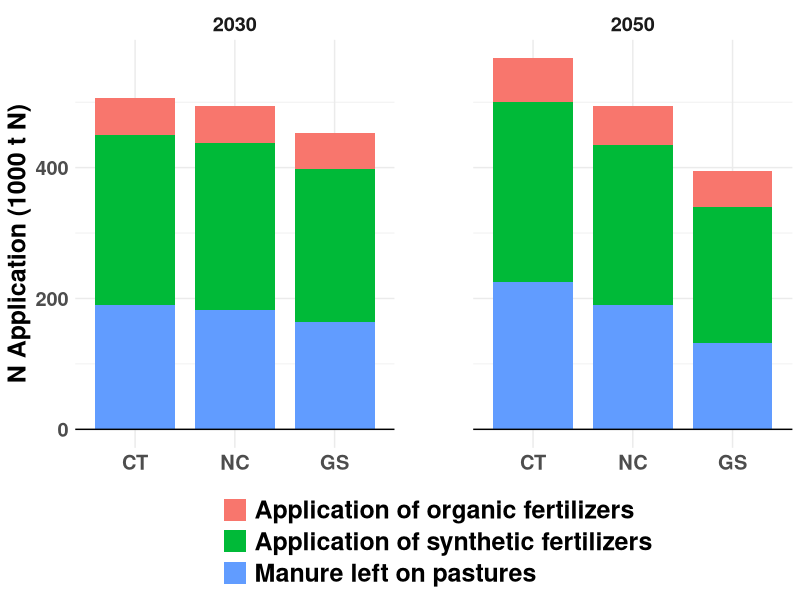
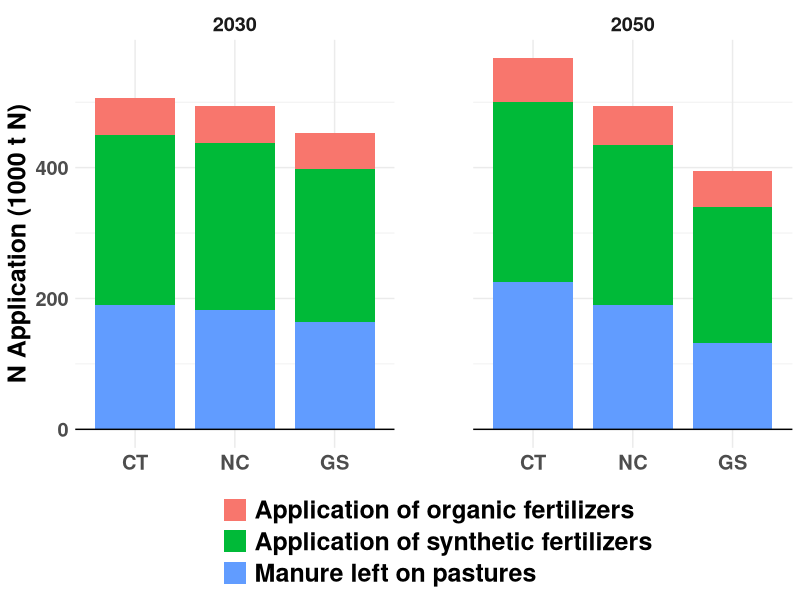
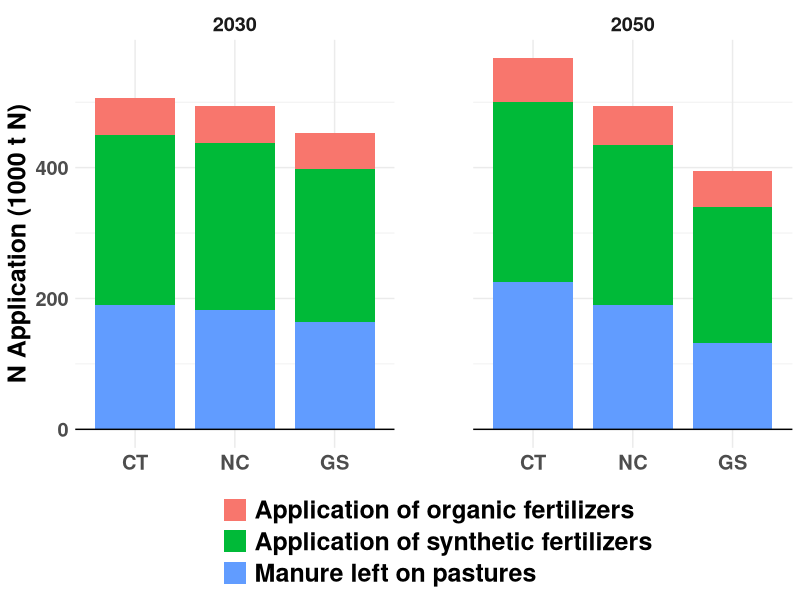
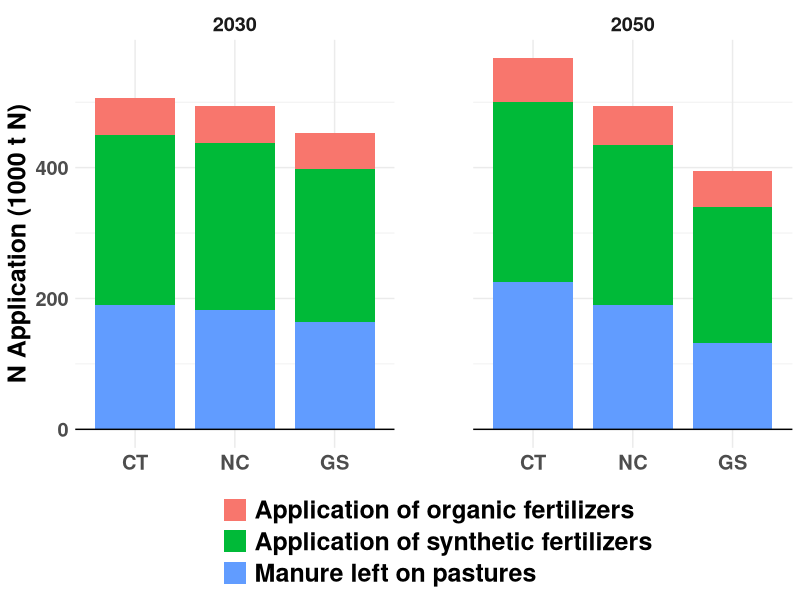
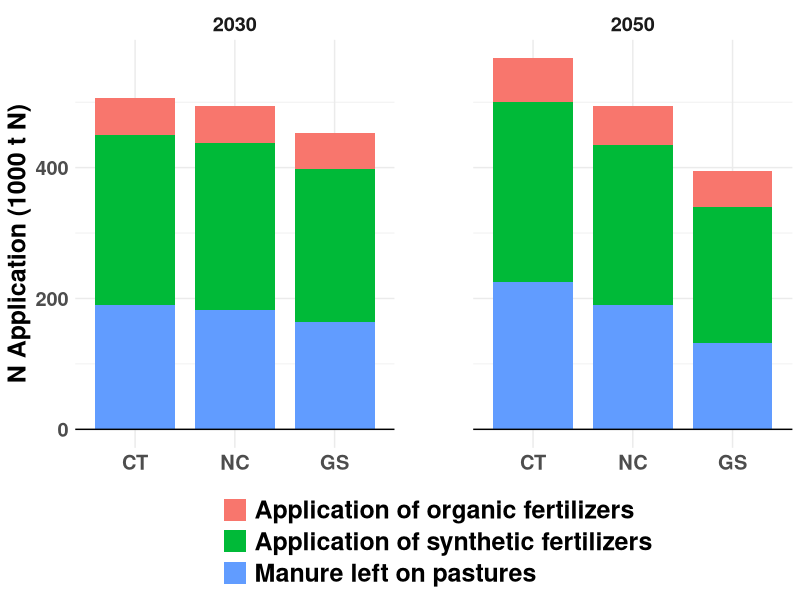
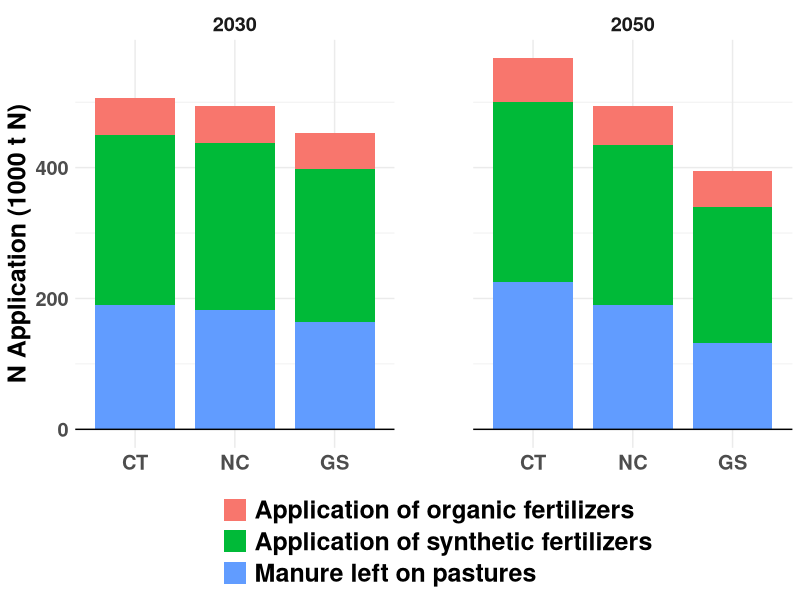
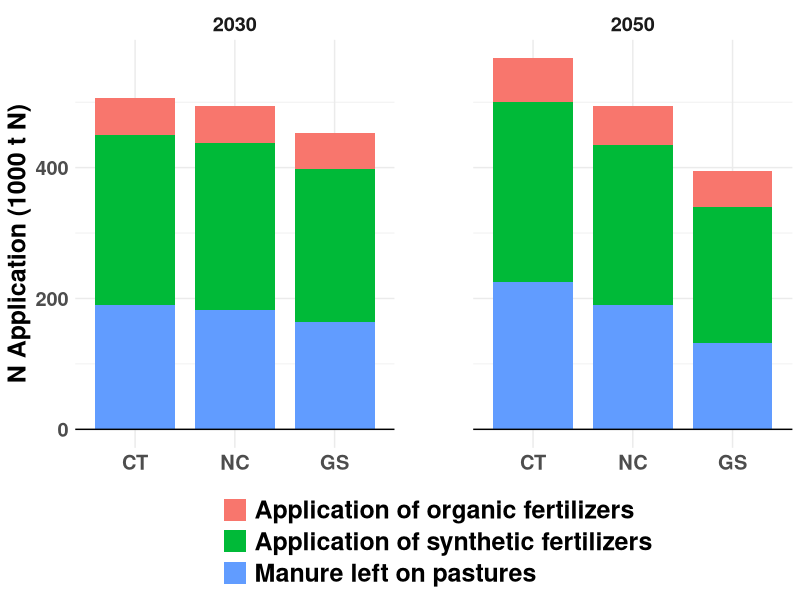
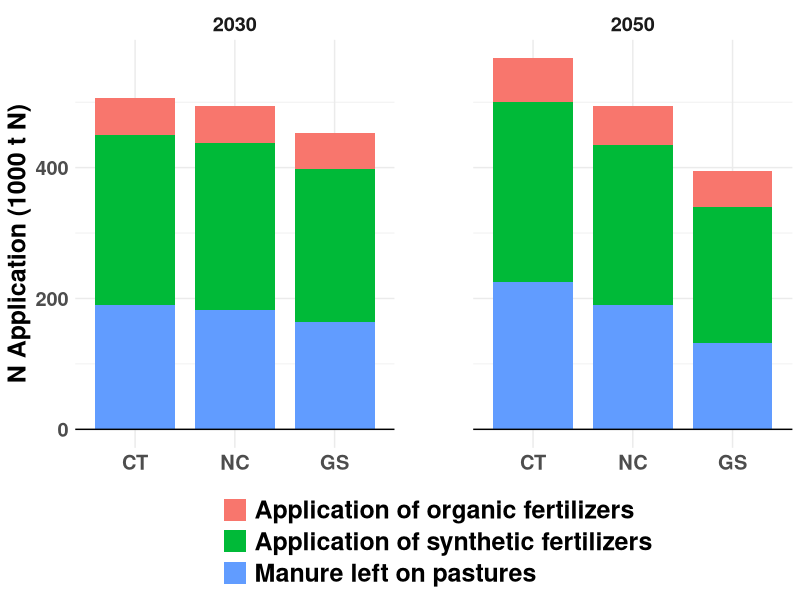

Here is the R script that generated these plots, in order:
## cropland composition

# libraries ---------------------------------------------------------------
library(here)
#library(plyr)
library(dplyr)
library(tidyr)
library(readxl)
library(readr)
library(ggplot2)
library(conflicted)


conflicted::conflict_prefer("rename", "dplyr")
conflicted::conflict_prefer("mutate", "dplyr")
conflicted::conflict_prefer("summarise", "dplyr")
conflicts_prefer(dplyr::filter)
here()


#Data -------------------------------------------------------------------
scenathon<- read.csv(here("data", "240523_FullDataBase_expost.csv"), sep = "") %>% 
  filter(tradeadjustment == "Yes") %>% 
  filter(year %in% c("2030", "2050")) %>% 
  mutate( pathway_id = factor(pathway_id, levels = c("CT", "NC", "GS"))) %>% 
  select(pathway_id, country, year, calcn_synth, calcn_agsoils, calcn_leftpasture) %>% 
  rename(`Application of organic fertilizers` = calcn_agsoils,
         `Manure left on pastures` = calcn_leftpasture,
         `Application of synthetic fertilizers` = calcn_synth) %>% 
  pivot_longer(cols = c(`Application of organic fertilizers`,
                        `Manure left on pastures`,
                        `Application of synthetic fertilizers`), 
               names_to = "type", values_to = "value")

#List countries
countries <- c(
  "ARG",
  "AUS",
  "BRA"
  , "CAN", "CHN", "COL","DEU",
  "ETH"
  ,"FIN","GBR", "IDN", "IND",
  "MEX"
  ,"NOR", "RUS", "RWA","SWE",  "USA",
  "DNK",
  "GRC","TUR", "NPL",
  "R_ASP", "R_CSA", "R_NMC", "R_OEU", "R_NEU", "R_SSA"
)



figure_directory <- here("output", "figures", "Figure8_NApplication")
dir.create(figure_directory, recursive = TRUE, showWarnings = FALSE)
print(figure_directory)

# Loop for each country

for (country in countries) {
  
  country_data <- subset(scenathon, country == country)
  print(summary(country_data))
  # Create plot for the specific country
  p_N <- ggplot(country_data, aes(x = as.factor(pathway_id))) +
    geom_bar(aes(y = value/1000, fill = type), stat = "identity", position = "stack", width = 0.8) +
    geom_hline(yintercept = 0, linetype = "solid") +
    labs(x="",
         y = "N Application (1000 t N)",
         fill = ""
    ) +
    #scale_y_continuous(breaks = seq(0, max(country_data$kcalfeasprod_productgroup + 2000), 250)) +
    facet_grid(. ~ year, scales = "free_y"#,
               # labeller = labeller(pathway = c(
               #   "CurrentTrends" = "Current Trend",
               #   "NationalCommitments" = "National Commitments",
               #   "GlobalSustainability" = "Global Sustainability"
               #))
    ) +
    #scale_fill_manual(values = product_colors, labels = product_labels) +  
    theme_minimal() +
    theme(
      text = element_text(family = "sans", "black", size = 18, face = "bold"),
      # legend.title = element_text(family = "sans", color = "steelblue", size = 16, face = "bold"),
      legend.text = element_text(family = "sans", size = 18),
      # plot.title = element_text(color = "steelblue", size = 16, face = "bold"),
      axis.title.x = element_blank(),
      axis.title.y = element_text(color = "black", size = 18),
      legend.position = "bottom",
      panel.spacing = unit(2, "cm")
    ) +
    
    guides(fill = guide_legend(nrow = 3))
  
  # Save the plot as a TIFF file
  # filename <- paste0(format(Sys.Date(),format = "%y%m%d"), "_", gsub(" ", "_", country), ".tiff")
  # tiff(
  #   filename = here(figure_directory, filename),
  #   units = "in", height = 7, width = 24, res = 300)
  print(p_N)
  #dev.off()
  
}
